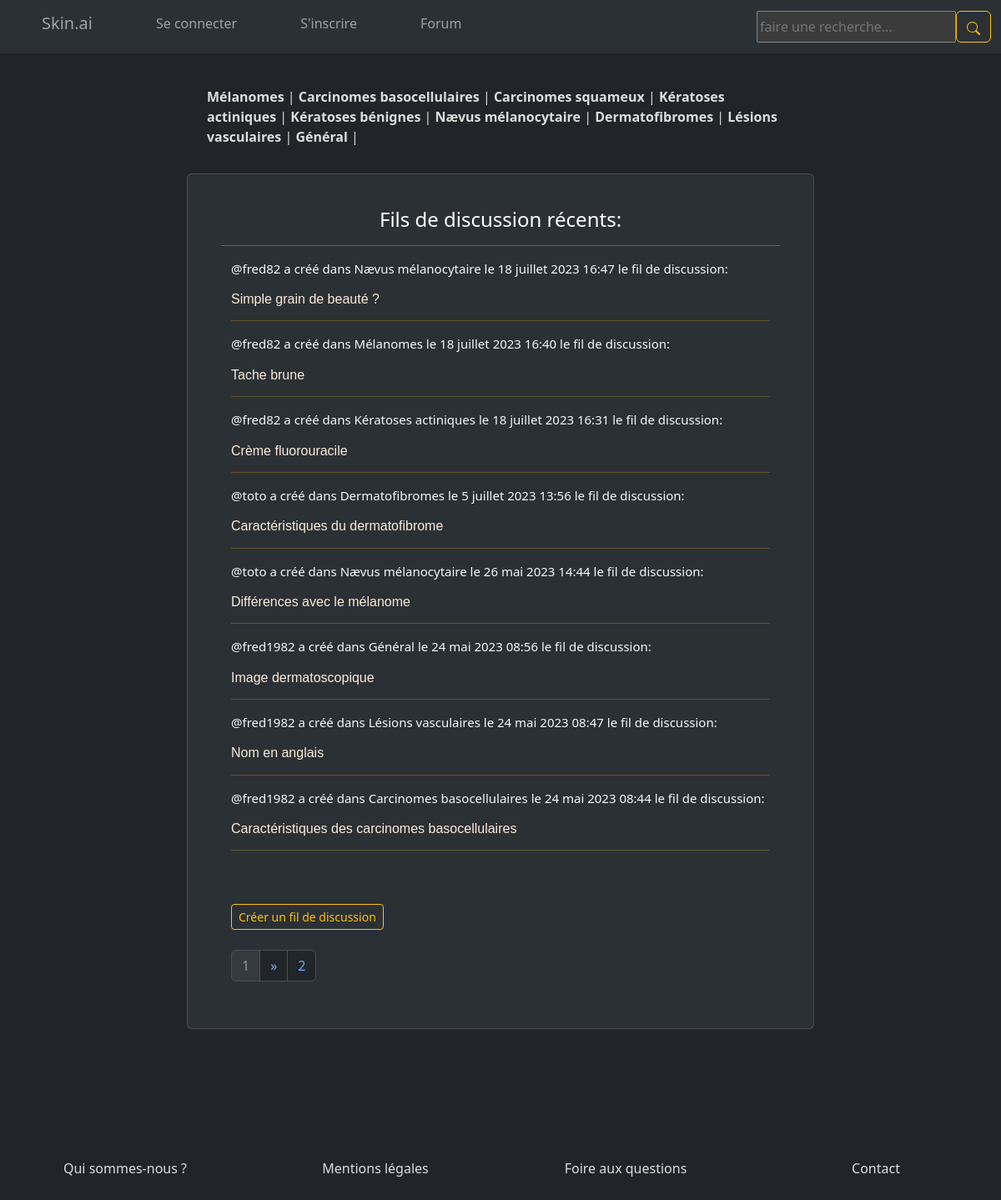
The app's page /forum/ with its own data.
### skin/models.py (models this page shows, shortened)
class Topic(models.Model):
    name = models.CharField(max_length=200)

class Room(models.Model):
    host = models.ForeignKey(User, on_delete=models.SET_NULL, null=True)
    topic = models.ForeignKey(Topic, on_delete=models.SET_NULL, null=True)
    name = models.CharField(max_length=200)
    description = models.TextField(null=True, blank=True)
    participants = models.ManyToManyField(User, related_name='participants', blank=True)
    updated = models.DateTimeField(auto_now=True)
    created = models.DateTimeField(auto_now_add=True)
    class Meta:
        ordering = ['-updated','-created'] # le tiret du 6 permet de classer les messages du plus récent au plus ancien,

### skin/views.py (the view)
# urls.py: path('forum/', views.forum, name='forum'),
def forum(request):
    q = request.GET.get('q') if request.GET.get('q') != None else ''
    rooms_paginator = Paginator(Room.objects.filter(Q(topic__name__icontains=q) | # le Q permet d'enchaîner les conditions, le | signifie 'ou' et peut être remplacé par '&' si l'on veut que toutes les conditions soient réunies
                                Q(name__icontains=q) | # le i de icontains permet de ne pas tenir compte de la casse
                                Q(description__icontains=q)), 8)
    page = request.GET.get('page')
    rooms = rooms_paginator.get_page(page)
    topics = Topic.objects.all()
    room_messages = Message.objects.filter(Q(room__topic__name__icontains=q)) # le filtre récupère seulement l'activité concernant le room (fil de discussion) en question
    context = {'rooms': rooms, 'topics': topics, 'room_messages': room_messages}
    return render(request, 'skin/forum.html', context)

### skin/templates/skin/forum.html (shortened to what this page needs)
{% extends 'main.html' %}
{% block content %}
<div class="container rounded-3 p-4" id="forum_main_div">
    <nav class="navbar rounded-3 bg-transparent" id="forum_navbar">
        <div class="container-fluid">
          <div class="navbar-item">
            {% include 'skin/topic_component.html' %}
          </div>
        </div>
    </nav>
    <br>
    <div class="card p-4" id="forum_style">
        <div class="card-body">
            <center><h4 id="forum_title">Fils de discussion récents:</h4></center>
            <hr>
            {% include 'skin/feed_component.html' %}
            <br>
            <div class="container">
                <a class="btn btn-outline-warning btn-sm a link_style" href="{% url 'create-room' %}">Créer un fil de discussion</a>
            </div>
            <br></hr>
            <nav aria-label="Page navigation example" class="container">
                <ul class="pagination">
                    <li class="page-item disabled"><a class="page-link" href="#">{{rooms.number}}</a></li>
                    {% if rooms.has_next %}
                        <li class="page-item"><a class="page-link" href="?page={{rooms.next_page_number}}">&raquo</a></li>
                        <li class="page-item"><a class="page-link" href="?page={{rooms.paginator.num_pages}}">{{rooms.paginator.num_pages}}</a></li>
                    {% endif %}
                </ul>
            </nav>
        </div>
    </div>
</div>
{% endblock content %}

### skin/templates/skin/topic_component.html
<div class="container">
    {% for topic in topics %}
        <a class="a" href="{% url 'forum' %}?q={{topic.name}}"> <b>{{topic.name}}</b> | </a>
    {% endfor %}
</div>

### skin/templates/skin/feed_component.html (shortened to what this page needs)
<div class="container">
    {% for room in rooms %}
        <div>
            <a class="a" href="{% url 'user-profile' room.host.id %}"><p class="user_name">@{{room.host.username}} a créé dans {{room.topic.name}} le {{room.created}} le fil de discussion:</p></a>
            <h6><a class="a" href="{% url 'room' room.id %}"><p class="room_title">{{room.name}}</p></h6>
            <hr class="hr_style">
        </div>
    {% empty %}
        <div class="container alert alert-light text-center">
            <p>Aucun résultat trouvé.</p>
        </div>
    {%endfor%}
    <br>
</div>

### static/styles/style.css (style rules this page uses)
.flex-wrapper { display: flex; min-height: 100vh; flex-direction: column; justify-content: flex-start; }
#forum_main_div { margin-top: 2%; max-width: 50rem !important; }
#forum_style { background-color: #2b3035 !important; color: white; margin-bottom: 5%; }
#forum_title { color: white; margin-bottom: 1%; }
#forum_navbar { text-decoration: none; }
.a { text-decoration: none; font-size: 16px; color:#dddddd; }
.user_name { font-size: 15px; color: aliceblue; }
.room_title { font-family: Verdana, Geneva, Tahoma, sans-serif; color: antiquewhite; }
.hr_style { color: #ffc107; }
.link_style { color: white; text-decoration: none; }

### records on screen
Topic: name "Mélanomes"
Topic: name "Carcinomes basocellulaires"
Topic: name "Carcinomes squameux"
Topic: name "Kératoses actiniques"
Topic: name "Kératoses bénignes"
Topic: name "Nævus mélanocytaire"
Topic: name "Dermatofibromes"
Topic: name "Lésions vasculaires"
Topic: name "Général"
Room: host.username "fred82", topic.name "Nævus mélanocytaire", created "18 juillet 2023 16:47", name "Simple grain de beauté ?"
Room: host.username "fred82", topic.name "Mélanomes", created "18 juillet 2023 16:40", name "Tache brune"
Room: host.username "fred82", topic.name "Kératoses actiniques", created "18 juillet 2023 16:31", name "Crème fluorouracile"
Room: host.username "toto", topic.name "Dermatofibromes", created "5 juillet 2023 13:56", name "Caractéristiques du dermatofibrome"
Room: host.username "toto", topic.name "Nævus mélanocytaire", created "26 mai 2023 14:44", name "Différences avec le mélanome"
Room: host.username "fred1982", topic.name "Général", created "24 mai 2023 08:56", name "Image dermatoscopique"
Room: host.username "fred1982", topic.name "Lésions vasculaires", created "24 mai 2023 08:47", name "Nom en anglais"
Room: host.username "fred1982", topic.name "Carcinomes basocellulaires", created "24 mai 2023 08:44", name "Caractéristiques des carcinomes basocellulaires"

### other values on screen
{{ rooms.number }} "1"
{{ rooms.paginator.num_pages }} "2"
